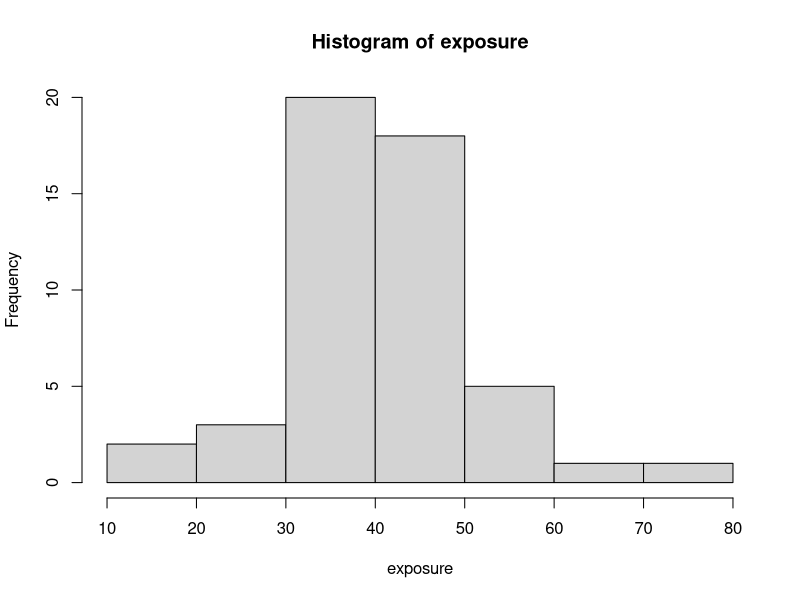
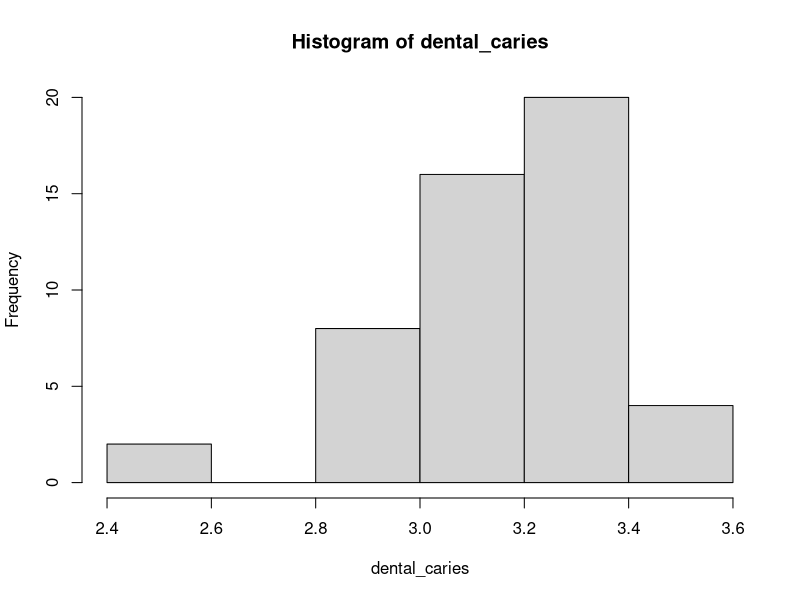
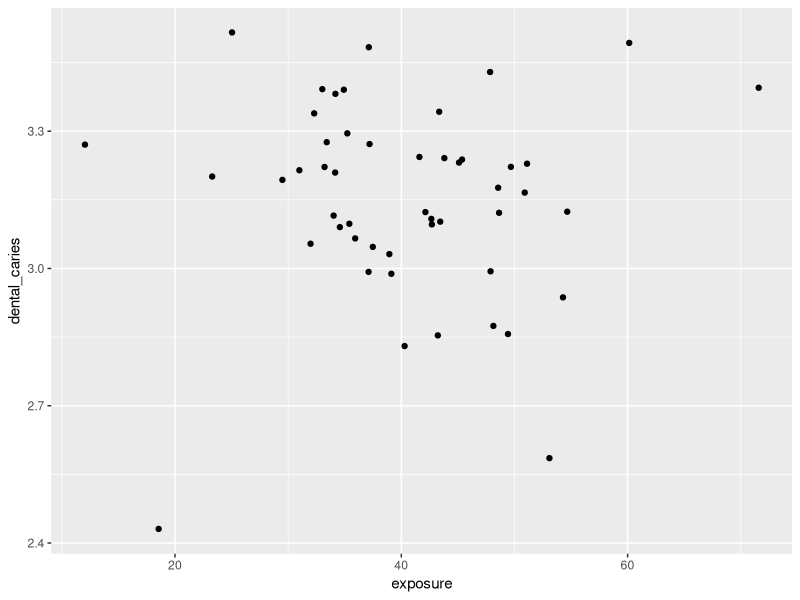

Generate these figures, in order, with R:
## ---- chunk 1
knitr::opts_chunk$set(echo = TRUE)
## ---- chunk 2
# the explanatory variable is the percentage of population exposed to fluoridated water in a given region
exposure <- rnorm(50, mean=41, sd=10)
hist(exposure)
# the response variable is the prevalence of dental caries in the population
dental_caries <- rnorm(50, mean=3.1, sd=0.2)
hist(dental_caries)
## ---- chunk 3
# creating the data frame
data_frame <- data.frame(exposure, dental_caries)
print(data_frame)

# fitting the variables to a linear model
model <- lm(dental_caries~exposure)
## ---- chunk 4
# using anova to test for significance
anova(model)

# and qplot to plot the results
library(ggplot2)
qplot(x=exposure, y=dental_caries)
